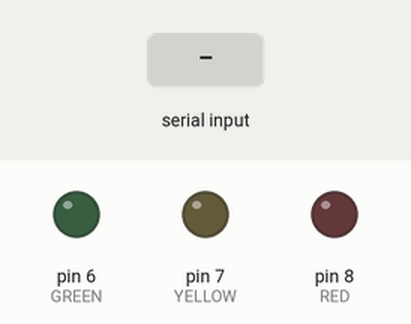
This sketch was run on a simulated Arduino Uno, built with avr-gcc and run on an emulated ATmega328P. On the bench: output pins drawn as LEDs (lit = HIGH). Dashed ring = blinking. Inputs (shaded band) come from the test bench.

Above: at 1.2 s.
1.3 s: "y" received over Serial
At 1.7 s:
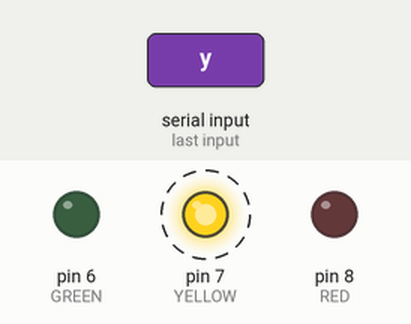
4.3 s: "R" received over Serial
At 4.7 s:
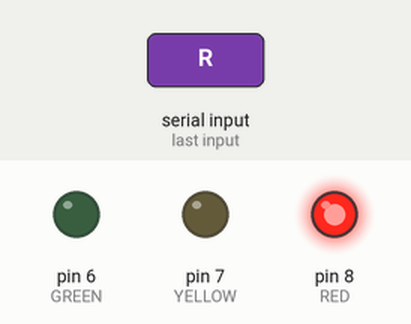
5.8 s: "G" received over Serial
At 7.0 s:
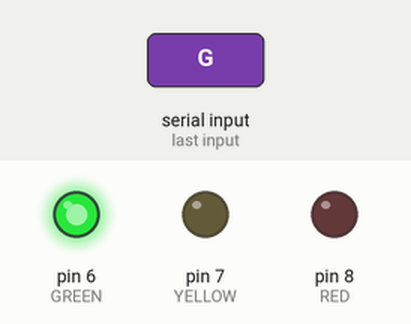
7.3 s: "Y" received over Serial
At 8.2 s:
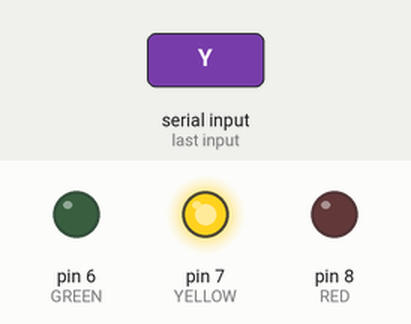
8.8 s: "O" received over Serial
At 9.4 s:
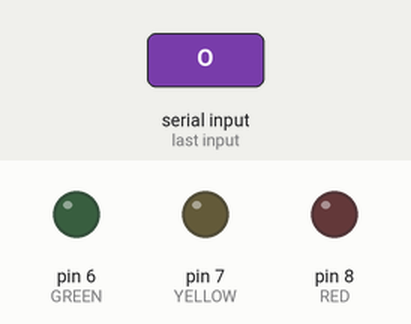
Timing chart, 0 to 11.3 s (numbered marks = the images above; inputs shaded):
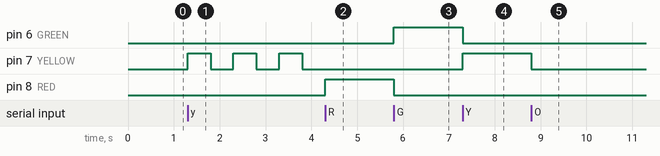

Measured:
- after the input at 1.3 s, pin 7 (YELLOW): alternates HIGH for 0.50 s and LOW for 0.50 s, starting at once
- after the input at 4.3 s, pin 7 (YELLOW): stays LOW (without the input it goes to HIGH after 0.00 s); pin 8 (RED): LOW → HIGH at once
- after the input at 5.8 s, pin 6 (GREEN): LOW → HIGH at once; pin 8 (RED): HIGH → LOW at once
- after the input at 7.3 s, pin 6 (GREEN): HIGH → LOW at once; pin 7 (YELLOW): LOW → HIGH at once
- after the input at 8.8 s, pin 7 (YELLOW): HIGH → LOW at once

The sketch:

traffic_light.ino
```cpp
const int RED = 8;
const int YELLOW = 7;
const int GREEN = 6;

boolean YELLOW_BLINKING;

void offAll() {
  YELLOW_BLINKING = false;
  digitalWrite(RED, LOW);
  digitalWrite(YELLOW, LOW);
  digitalWrite(GREEN, LOW);
}

void off(int led) {
  digitalWrite(led, LOW);
}

void on(int led) {
  digitalWrite(led, HIGH);
}

void setup() {
  YELLOW_BLINKING = false;
  // initialize the digital pin as an output.
  pinMode(RED, OUTPUT);
  pinMode(YELLOW, OUTPUT);
  pinMode(GREEN, OUTPUT);
  // initialize serial:
  Serial.begin(9600);
}

void loop() {
    if(YELLOW_BLINKING == true) {
      on(YELLOW);
      delay(500);
      off(YELLOW);
      delay(500);
    }
}

void serialEvent() {
  while (Serial.available()) {
    // get the new byte:
    char inChar = (char)Serial.read();
    // add it to the inputString:
    switch (inChar) {
      case 'R':
        offAll();
        on(RED);
        break;
      case 'Y':
        offAll();
        on(YELLOW);
        break;
      case 'y':
        offAll();
        if(YELLOW_BLINKING == true) {
          YELLOW_BLINKING = false;
        } else {
          YELLOW_BLINKING = true;
        }
        break;
      case 'G':
        offAll();
        on(GREEN);
        break;
      case 'O':
        offAll();
        break;
    }
  }
}
```
